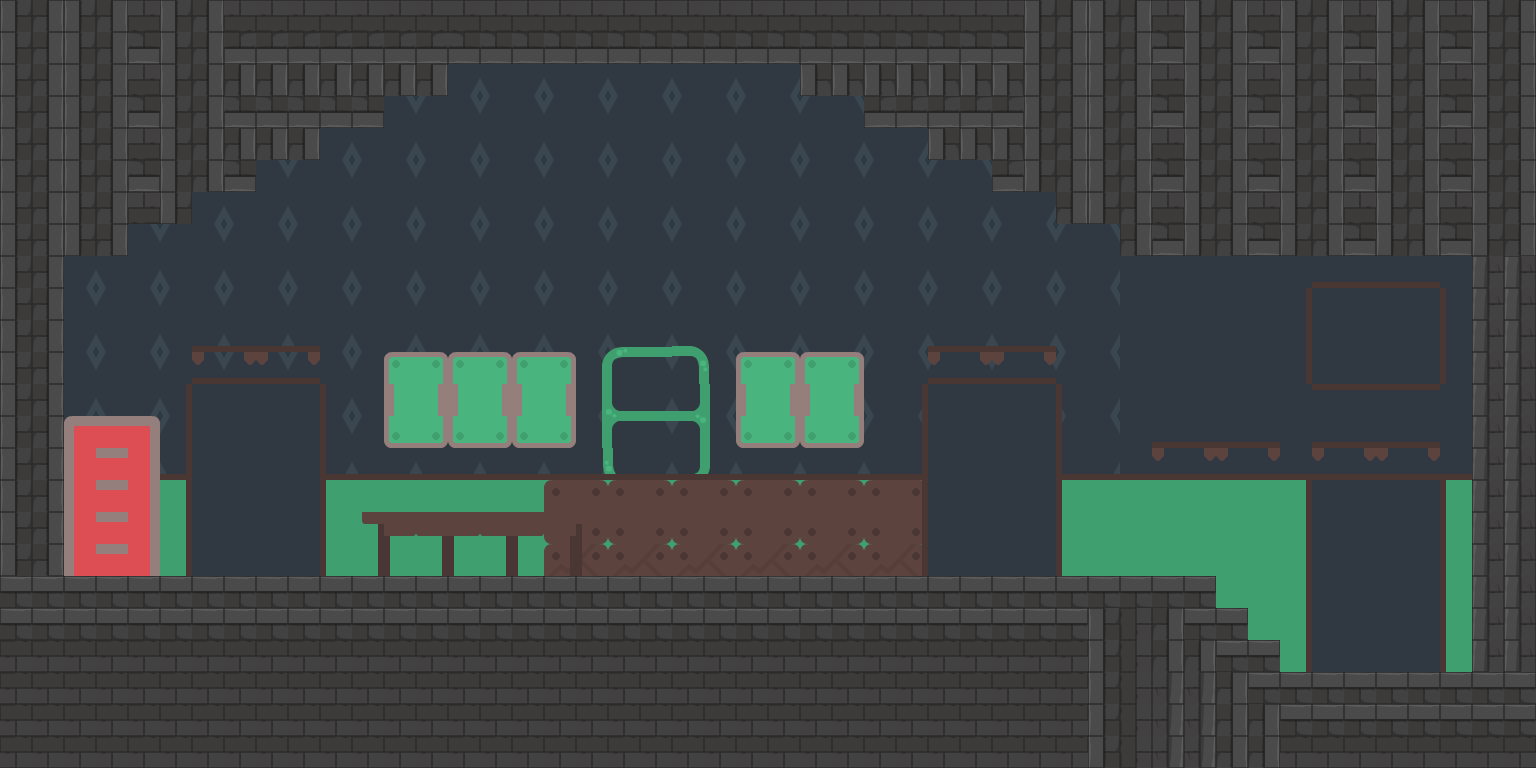

Tiled map render using the project's own tile images. Description and the map definition, with tile-layer contents summarised, below:
An orthogonal 48x24 tile map with 32x32 px tiles, 9 tile layers (bd, bgWall2, bgWall1, stairs, ...).

<map version="1.4" tiledversion="1.4.2" orientation="orthogonal" renderorder="right-down" width="48" height="24" tilewidth="32" tileheight="32" infinite="0" nextlayerid="10" nextobjectid="1">
 <tileset firstgid="1" name="Tilemap_3" tilewidth="32" tileheight="32" tilecount="1056" columns="44">
  <image source="../../tiles/myTiles/Tilemap_3.png" width="1408" height="768" />
 </tileset>
 <layer id="6" name="bd" width="48" height="24">
  <data>[1152 cells, 84 non-empty, 1 distinct tile ids]</data>
 </layer>
 <layer id="4" name="bgWall2" width="48" height="24">
  <data>[1152 cells, 0 non-empty, 0 distinct tile ids]</data>
 </layer>
 <layer id="5" name="bgWall1" width="48" height="24">
  <data>[1152 cells, 503 non-empty, 10 distinct tile ids]</data>
 </layer>
 <layer id="8" name="stairs" width="48" height="24">
  <data>[1152 cells, 4 non-empty, 1 distinct tile ids]</data>
 </layer>
 <layer id="2" name="bgTile" width="48" height="24">
  <data>[1152 cells, 61 non-empty, 16 distinct tile ids]</data>
 </layer>
 <layer id="9" name="Tile Layer 9" width="48" height="24">
  <data>[1152 cells, 36 non-empty, 1 distinct tile ids]</data>
 </layer>
 <layer id="3" name="furniture02" width="48" height="24">
  <data>[1152 cells, 78 non-empty, 5 distinct tile ids]</data>
 </layer>
 <layer id="7" name="furniture01" width="48" height="24">
  <data>[1152 cells, 77 non-empty, 14 distinct tile ids]</data>
 </layer>
 <layer id="1" name="platforms" width="48" height="24">
  <data>[1152 cells, 565 non-empty, 3 distinct tile ids]</data>
 </layer>
</map>
